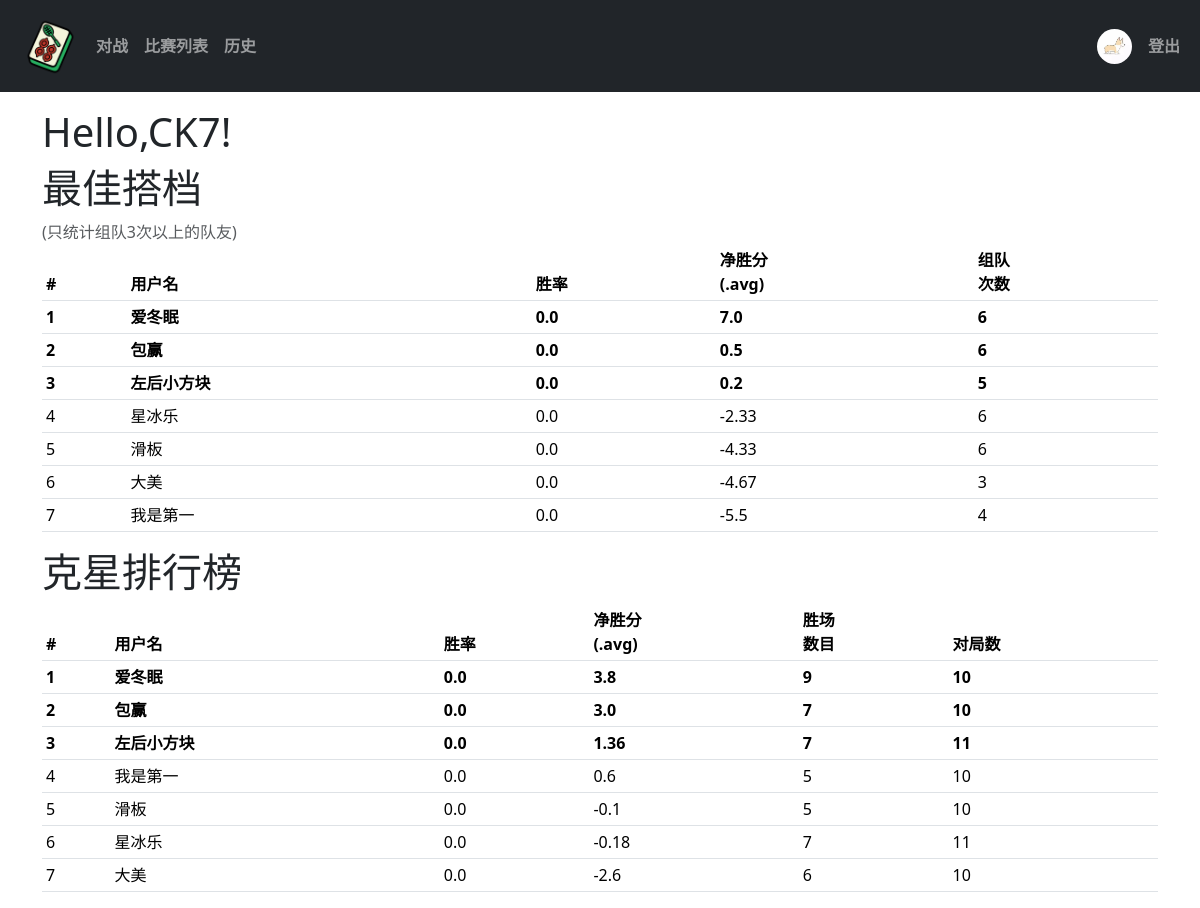
Screenshot of /index (signed in) with the database file from the repository.
### app/models.py (models this page shows, shortened)
class Users(UserMixin, db.Model):
    id = db.Column(db.Integer, unique=True, primary_key=True)
    username = db.Column(db.String(80),  nullable=False)
    gender = db.Column(db.Enum(Gender), nullable=False)
    password = db.Column(db.String(256), nullable=False)
    avatar = db.Column(db.String(120))  # 存储头像文件名

### app/route.py (the view)
@app.route("/")
@app.route("/index")
@login_required
def hello_world():
    gps = find_good_partner(current_user.id)
    print(gps)
    bos = find_best_opponent(current_user.id)
    print(bos)
    return render_template('index.html',gps=list(gps),bos=list(bos))

### app/models.py (called while the page is built)
@login.user_loader
def load_user(user_id):
    return Users.query.filter_by(id=user_id).first()

### app/templates/index.html
{% extends "base.html" %}
{% block app_content %}
<H1>Hello,{{current_user.username}}!</H1>
<h1>最佳搭档</h1>
<p class="text-muted mb-0">(只统计组队3次以上的队友)</p>
<table class="table table-sm">
    <thead>
        <tr>
        <th scope="col">#</th>
        <th scope="col">用户名</th>
        <th scope="col">胜率</th>
        <th scope="col">净胜分</br>(.avg)</th>
        <th scope="col">组队</br>次数</th>
        </tr>
    </thead>
    <tbody>
        {% for item in gps%}
            <tr class="
            {% if loop.index == 1 %} fw-bold{% endif %}
            {% if loop.index == 2 %} fw-bold{% endif %}
            {% if loop.index == 3 %} fw-bold{% endif %}
            ">
                <td scope="row">{{loop.index}}</td>
                <td>{{item.username}}</td>
                <td>{{item.win_rate}}</td>
                <td>{{item.avg_net_score}}</td>
                <td>{{item.total_matches_with_me}}</td>
            </tr>
        {% endfor %}
    </tbody>
</table>
<h1>克星排行榜</h1>
<table class="table table-sm">
    <thead>
        <tr>
        <th scope="col">#</th>
        <th scope="col">用户名</th>
        <th scope="col">胜率</th>
        <th scope="col">净胜分</br>(.avg)</th>
        <th scope="col">胜场</br>数目</th>
        <th scope="col">对局数</th>
        </tr>
    </thead>
    <tbody>
        {% for item in bos%}
            <tr class="
            {% if loop.index == 1 %} fw-bold{% endif %}
            {% if loop.index == 2 %} fw-bold{% endif %}
            {% if loop.index == 3 %} fw-bold{% endif %}
            ">
                <td scope="row">{{loop.index}}</th>
                <td>{{item.username}}</td>
                <td>{{item.win_rate}}</td>
                <td>{{item.avg_net_score}}</td>
                <td>{{item.wins_against_me}}</td>
                <td>{{item.total_matches_against_me}}</td>
            </tr>
        {% endfor %}
    </tbody>
</table>
{% endblock%}

### app/templates/navbar.html (shortened to what this page needs)
<nav class="navbar navbar-expand-sm navbar-dark bg-dark">
  <div class="container-fluid">
    <div class="d-flex justify-content-between w-100">
      <div class="d-flex align-items-center">
        <ul class="navbar-nav flex-row align-items-center">
          <li class="nav-item">
            <a class="nav-link" href="{{url_for('hello_world')}}">
              <img src="{{ url_for('static', filename='images/111.png') }}" alt="" width="60" height="60">
            </a>
          </li>
          <li class="nav-item">
            <a class="nav-link fw-bold" href="{{url_for('gamemenu')}}">对战</a>
          </li>
          <li class="nav-item">
            <a class="nav-link fw-bold" href="{{url_for('gamelist')}}">比赛列表</a>
          </li>
          <li class="nav-item">
            <a class="nav-link fw-bold" href="{{url_for('history')}}">历史</a>
          </li>
        </ul>
      </div>
      <div class="d-flex align-items-center">
          <ul class="navbar-nav flex-row">
            {% if not current_user.is_authenticated %}
              <li class="nav-item">
                <a class="nav-link fw-bold" href="{{url_for('login')}}">登录</a>
              </li>
              {% else %}
              <li class="nav-item align-self-center">
                <a class="nav-link align-self-center align-middle" href="#">
                  <img src="{{ url_for('static', filename='uploads/avatars/' + current_user.avatar) }}"
                  width="35" height="35"
                  class="avatar rounded-circle "
                  alt="用户头像">
                </a>
              </li>
              <li class="nav-item align-self-center">
                <a class="nav-link fw-bold" href="{{url_for('logout')}}">登出</a>
              </li>
              {% endif %}
          </ul>
      </div>
    </div>
  </div>
</nav>

### rows the page displays
Users: avatar (picture), username "CK7"
Users: username "左后小方块", win_rate "0.0", avg_net_score "0.2", total_matches_with_me "5"

### other values shown
{{ item.username }} "爱冬眠" "包赢" "星冰乐" "滑板" "大美" "我是第一"
{{ item.win_rate }} "0.0" "0.0" "0.0" "0.0" "0.0" "0.0"
{{ item.avg_net_score }} "7.0" "0.5" "-2.33" "-4.33" "-4.67" "-5.5"
{{ item.total_matches_with_me }} "6" "6" "6" "6" "3" "4"
{{ item.username }} "爱冬眠" "包赢" "左后小方块" "我是第一" "滑板" "星冰乐" "大美"
{{ item.win_rate }} "0.0" "0.0" "0.0" "0.0" "0.0" "0.0" "0.0"
{{ item.avg_net_score }} "3.8" "3.0" "1.36" "0.6" "-0.1" "-0.18" "-2.6"
{{ item.wins_against_me }} "9" "7" "7" "5" "5" "7" "6"
{{ item.total_matches_against_me }} "10" "10" "11" "10" "10" "11" "10"
